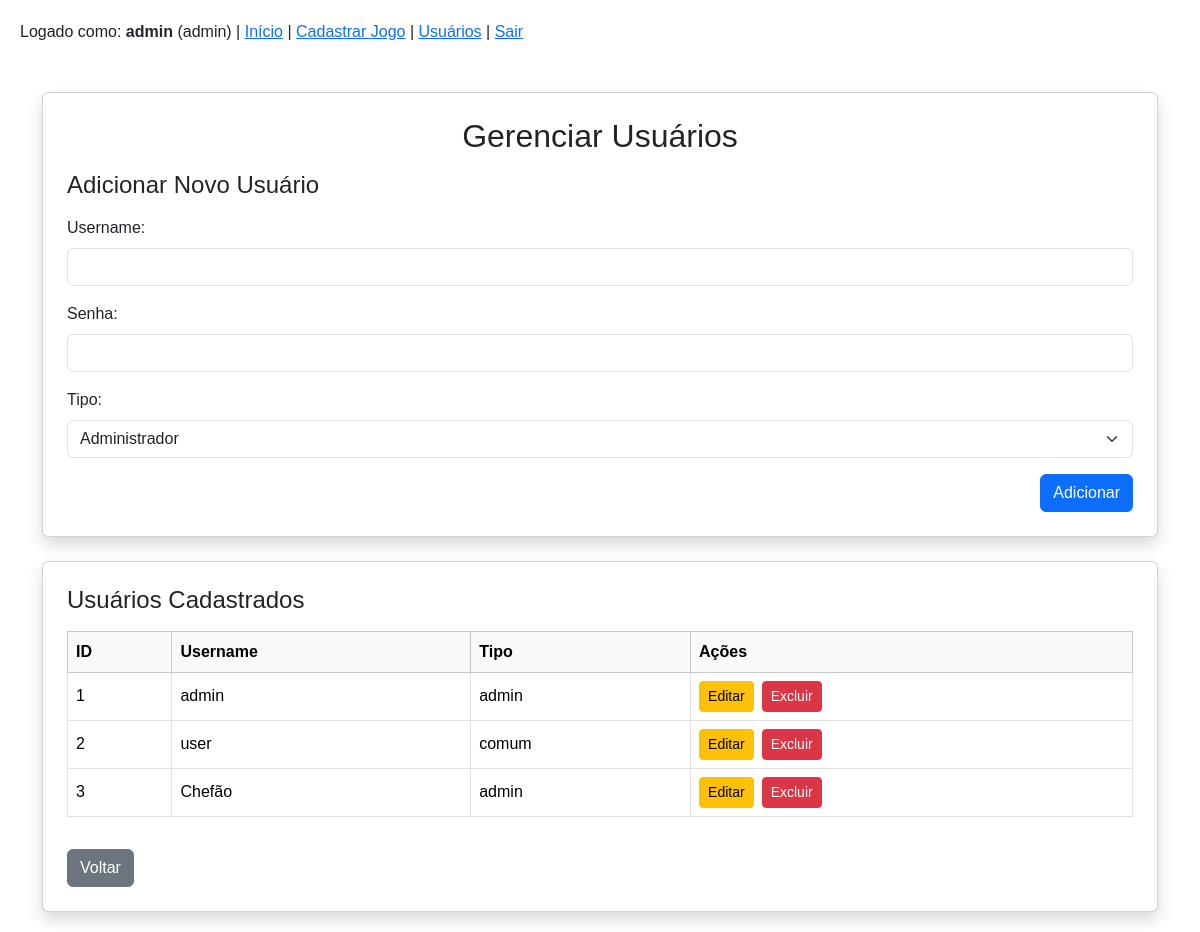
/usuarios (signed in), run on the app's committed database.
### models.py (models this page shows, shortened)
class Usuario(db.Model):
    __tablename__ = 'usuarios'
    id = db.Column(db.Integer, primary_key=True)
    username = db.Column(db.String(50), nullable=False, unique=True)
    senha_hash = db.Column(db.String(128), nullable=False)
    tipo = db.Column(db.String(20), nullable=False)

### app_oficial.py (the view, shortened to what this page needs)
@app.route('/usuarios', methods=['GET', 'POST'])
@admin_required
def gerenciar_usuarios():
    usuarios = Usuario.query.order_by(Usuario.id).all()
    return render_template("usuarios.html", usuarios=usuarios)

### app_oficial.py (called while the page is built)
def admin_required(f):
    @wraps(f)
    def decorated_function(*args, **kwargs):
        if 'usuario_id' not in session or session.get('tipo', '') != 'admin':
            flash('Acesso restrito a administradores', 'erro')
            return redirect(url_for('index'))
        return f(*args, **kwargs)
    return decorated_function

### templates/usuarios.html (shortened to what this page needs)
{% extends "base.html" %}
{% block content %}
<div class="container mt-5">
    <div class="card shadow p-4 mb-4">
        <h2 class="text-center mb-3">Gerenciar Usuários</h2>
        <h4 class="mb-3">Adicionar Novo Usuário</h4>
        <form method="POST" action="{{ url_for('gerenciar_usuarios') }}">
            <div class="mb-3">
                <label for="username" class="form-label">Username:</label>
                <input type="text" class="form-control" id="username" name="username" required>
            </div>
            <div class="mb-3">
                <label for="senha" class="form-label">Senha:</label>
                <input type="password" class="form-control" id="senha" name="senha" required>
            </div>
            <div class="mb-3">
                <label for="tipo" class="form-label">Tipo:</label>
                <select class="form-select" id="tipo" name="tipo">
                    <option value="admin">Administrador</option>
                </select>
            </div>
            <div class="d-flex justify-content-end">
                <button type="submit" class="btn btn-primary">Adicionar</button>
            </div>
        </form>
    </div>
    <div class="card shadow p-4">
        <h4 class="mb-3">Usuários Cadastrados</h4>
        <div class="table-responsive">
            <table class="table table-bordered table-hover align-middle">
                <thead class="table-light">
                    <tr>
                        <th>ID</th>
                        <th>Username</th>
                        <th>Tipo</th>
                        <th>Ações</th>
                    </tr>
                </thead>
                <tbody>
                    {% for usuario in usuarios %}
                    <tr>
                        <td>{{ usuario.id }}</td>
                        <td>{{ usuario.username }}</td>
                        <td>{{ usuario.tipo }}</td>
                        <td>
                            <div class="d-flex gap-2">
                                <a href="{{ url_for('editar_usuario', id=usuario.id) }}" class="btn btn-sm btn-warning">Editar</a>
                                <button type="button" class="btn btn-sm btn-danger" data-bs-toggle="modal" data-bs-target="#modalExcluir" data-usuario-id="{{ usuario.id }}" data-usuario-nome="{{ usuario.username }}">
                                    Excluir
                                </button>
                            </div>
                        </td>
                    </tr>
                    {% endfor %}
                </tbody>
            </table>
        </div>
        <div class="d-flex justify-content-start mt-3">
            <a href="{{ url_for('index') }}" class="btn btn-secondary">Voltar</a>
        </div>
    </div>
</div>
{% endblock %}

### templates/base.html (style rules this page uses)
body { font-family: Arial, sans-serif; margin: 20px; }

### data on the page
Usuario: id "1", username "admin", tipo "admin"
Usuario: id "2", username "user", tipo "comum"
Usuario: id "3", username "Chefão", tipo "admin"

### other printed values
{{ session['username'] }} "admin"
{{ session['tipo'] }} "admin"
